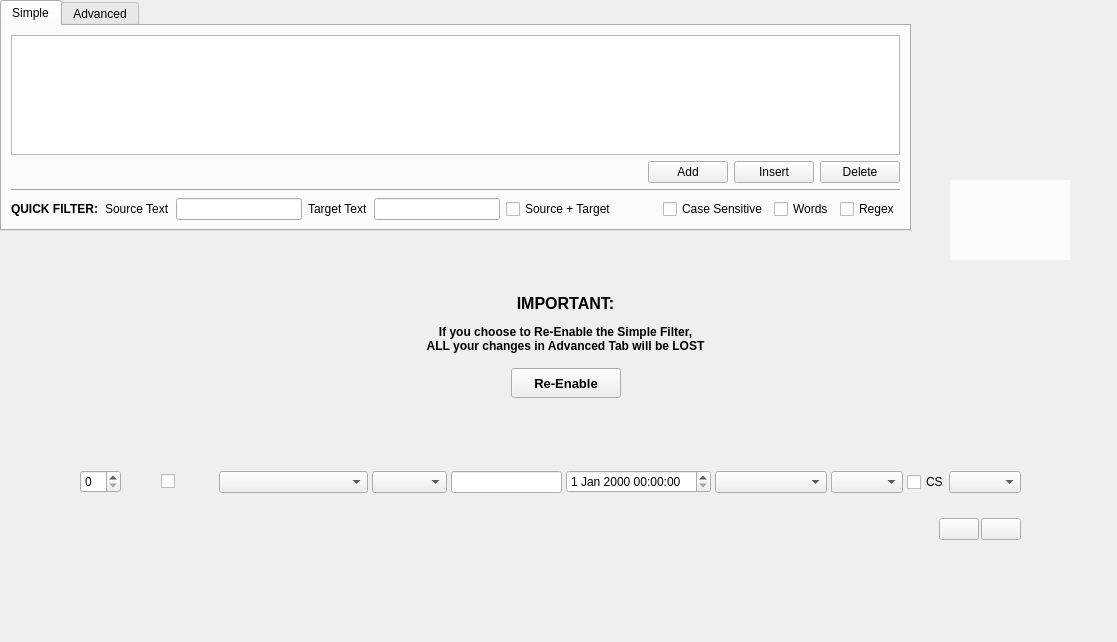
<?xml version="1.0" encoding="UTF-8"?>
<ui version="4.0">
 <class>EditSdltmFilter</class>
 <widget class="QWidget" name="EditSdltmFilter">
  <property name="geometry">
   <rect>
    <x>0</x>
    <y>0</y>
    <width>1117</width>
    <height>642</height>
   </rect>
  </property>
  <property name="sizePolicy">
   <sizepolicy hsizetype="Preferred" vsizetype="Preferred">
    <horstretch>3</horstretch>
    <verstretch>0</verstretch>
   </sizepolicy>
  </property>
  <property name="windowTitle">
   <string>Edit</string>
  </property>
  <widget class="QTabWidget" name="tabWidget">
   <property name="geometry">
    <rect>
     <x>0</x>
     <y>0</y>
     <width>911</width>
     <height>231</height>
    </rect>
   </property>
   <property name="currentIndex">
    <number>0</number>
   </property>
   <widget class="QWidget" name="tabSimple">
    <attribute name="title">
     <string>Simple</string>
    </attribute>
    <layout class="QGridLayout" name="gridLayout_3">
     <item row="3" column="0">
      <widget class="Line" name="line">
       <property name="orientation">
        <enum>Qt::Horizontal</enum>
       </property>
      </widget>
     </item>
     <item row="1" column="0">
      <widget class="QTableView" name="simpleFilterTable">
       <property name="alternatingRowColors">
        <bool>true</bool>
       </property>
       <property name="selectionMode">
        <enum>QAbstractItemView::SingleSelection</enum>
       </property>
       <property name="selectionBehavior">
        <enum>QAbstractItemView::SelectRows</enum>
       </property>
       <property name="wordWrap">
        <bool>false</bool>
       </property>
       <attribute name="verticalHeaderDefaultSectionSize">
        <number>24</number>
       </attribute>
      </widget>
     </item>
     <item row="4" column="0">
      <widget class="QWidget" name="widget_3" native="true">
       <property name="maximumSize">
        <size>
         <width>16777215</width>
         <height>24</height>
        </size>
       </property>
       <layout class="QHBoxLayout" name="horizontalLayout">
        <property name="leftMargin">
         <number>0</number>
        </property>
        <property name="topMargin">
         <number>0</number>
        </property>
        <property name="rightMargin">
         <number>0</number>
        </property>
        <property name="bottomMargin">
         <number>0</number>
        </property>
        <item>
         <widget class="QLabel" name="label_3">
          <property name="font">
           <font>
            <weight>75</weight>
            <bold>true</bold>
           </font>
          </property>
          <property name="text">
           <string>QUICK FILTER:</string>
          </property>
         </widget>
        </item>
        <item>
         <widget class="QLabel" name="quickSearchSourceTextLabel">
          <property name="text">
           <string>Source Text</string>
          </property>
         </widget>
        </item>
        <item>
         <widget class="QLineEdit" name="quickSearchSource">
          <property name="sizePolicy">
           <sizepolicy hsizetype="Expanding" vsizetype="Fixed">
            <horstretch>1</horstretch>
            <verstretch>0</verstretch>
           </sizepolicy>
          </property>
         </widget>
        </item>
        <item>
         <widget class="QLabel" name="quickSearchTargetLabel">
          <property name="text">
           <string>Target Text</string>
          </property>
         </widget>
        </item>
        <item>
         <widget class="QLineEdit" name="quickSearchTarget">
          <property name="sizePolicy">
           <sizepolicy hsizetype="Expanding" vsizetype="Fixed">
            <horstretch>1</horstretch>
            <verstretch>0</verstretch>
           </sizepolicy>
          </property>
         </widget>
        </item>
        <item>
         <widget class="QCheckBox" name="quickSearchSourceAndTarget">
          <property name="toolTip">
           <string>If checked, search in both Source and Target for the this text. If unchecked, you can specify what to search for in Source, and what to search for in Target.</string>
          </property>
          <property name="text">
           <string>Source + Target</string>
          </property>
         </widget>
        </item>
        <item>
         <spacer name="horizontalSpacer_5">
          <property name="orientation">
           <enum>Qt::Horizontal</enum>
          </property>
          <property name="sizeHint" stdset="0">
           <size>
            <width>40</width>
            <height>20</height>
           </size>
          </property>
         </spacer>
        </item>
        <item>
         <widget class="QCheckBox" name="quickSearchCaseSensitive">
          <property name="text">
           <string>Case Sensitive</string>
          </property>
         </widget>
        </item>
        <item>
         <widget class="QCheckBox" name="quickSearchWholeWordOnly">
          <property name="toolTip">
           <string>WholeWord Only</string>
          </property>
          <property name="text">
           <string>Words</string>
          </property>
         </widget>
        </item>
        <item>
         <widget class="QCheckBox" name="quickSearchRegex">
          <property name="toolTip">
           <string>Use Regular Expressions</string>
          </property>
          <property name="text">
           <string>Regex</string>
          </property>
         </widget>
        </item>
       </layout>
      </widget>
     </item>
     <item row="2" column="0">
      <widget class="QWidget" name="widget_2" native="true">
       <layout class="QHBoxLayout" name="horizontalLayout_6">
        <property name="leftMargin">
         <number>0</number>
        </property>
        <property name="topMargin">
         <number>0</number>
        </property>
        <property name="rightMargin">
         <number>0</number>
        </property>
        <property name="bottomMargin">
         <number>0</number>
        </property>
        <item>
         <spacer name="horizontalSpacer">
          <property name="orientation">
           <enum>Qt::Horizontal</enum>
          </property>
          <property name="sizeHint" stdset="0">
           <size>
            <width>40</width>
            <height>20</height>
           </size>
          </property>
         </spacer>
        </item>
        <item>
         <widget class="QPushButton" name="addSimpleFilterItem">
          <property name="text">
           <string>Add</string>
          </property>
          <property name="icon">
           <iconset resource="../../icons/icons.qrc">
            <normaloff>:/icons/add</normaloff>:/icons/add</iconset>
          </property>
         </widget>
        </item>
        <item>
         <widget class="QPushButton" name="insertSimpleFilterItem">
          <property name="text">
           <string>Insert</string>
          </property>
          <property name="icon">
           <iconset resource="../../icons/icons.qrc">
            <normaloff>:/icons/add</normaloff>:/icons/add</iconset>
          </property>
         </widget>
        </item>
        <item>
         <widget class="QPushButton" name="delSimpleFilterItem">
          <property name="text">
           <string>Delete</string>
          </property>
          <property name="icon">
           <iconset resource="../../icons/icons.qrc">
            <normaloff>:/icons/delete</normaloff>:/icons/delete</iconset>
          </property>
         </widget>
        </item>
       </layout>
      </widget>
     </item>
    </layout>
   </widget>
   <widget class="QWidget" name="tabAdvanced">
    <attribute name="title">
     <string>Advanced</string>
    </attribute>
    <layout class="QGridLayout" name="gridLayout_2">
     <item row="0" column="0">
      <widget class="SqlTextEdit" name="advancedEdit" native="true"/>
     </item>
    </layout>
   </widget>
  </widget>
  <widget class="QWidget" name="editCondition" native="true">
   <property name="geometry">
    <rect>
     <x>80</x>
     <y>460</y>
     <width>941</width>
     <height>91</height>
    </rect>
   </property>
   <layout class="QVBoxLayout" name="verticalLayout">
    <property name="spacing">
     <number>4</number>
    </property>
    <property name="leftMargin">
     <number>0</number>
    </property>
    <property name="topMargin">
     <number>0</number>
    </property>
    <property name="rightMargin">
     <number>0</number>
    </property>
    <property name="bottomMargin">
     <number>0</number>
    </property>
    <item>
     <widget class="QWidget" name="editConditionTop" native="true">
      <property name="sizePolicy">
       <sizepolicy hsizetype="Preferred" vsizetype="Preferred">
        <horstretch>0</horstretch>
        <verstretch>1</verstretch>
       </sizepolicy>
      </property>
      <layout class="QHBoxLayout" name="horizontalLayout_3">
       <property name="spacing">
        <number>0</number>
       </property>
       <property name="leftMargin">
        <number>0</number>
       </property>
       <property name="topMargin">
        <number>0</number>
       </property>
       <property name="rightMargin">
        <number>0</number>
       </property>
       <property name="bottomMargin">
        <number>0</number>
       </property>
       <item>
        <widget class="QSpinBox" name="indentSpin"/>
       </item>
       <item>
        <widget class="QWidget" name="widget" native="true">
         <layout class="QHBoxLayout" name="horizontalLayout_2">
          <property name="spacing">
           <number>4</number>
          </property>
          <property name="leftMargin">
           <number>0</number>
          </property>
          <property name="topMargin">
           <number>0</number>
          </property>
          <property name="rightMargin">
           <number>0</number>
          </property>
          <property name="bottomMargin">
           <number>0</number>
          </property>
          <item>
           <widget class="QWidget" name="notBoxWrapper" native="true">
            <layout class="QHBoxLayout" name="horizontalLayout_4">
             <property name="spacing">
              <number>0</number>
             </property>
             <property name="leftMargin">
              <number>0</number>
             </property>
             <property name="topMargin">
              <number>0</number>
             </property>
             <property name="rightMargin">
              <number>0</number>
             </property>
             <property name="bottomMargin">
              <number>0</number>
             </property>
             <item>
              <spacer name="horizontalSpacer_2">
               <property name="orientation">
                <enum>Qt::Horizontal</enum>
               </property>
               <property name="sizeHint" stdset="0">
                <size>
                 <width>40</width>
                 <height>20</height>
                </size>
               </property>
              </spacer>
             </item>
             <item>
              <widget class="QCheckBox" name="notBox">
               <property name="text">
                <string/>
               </property>
               <property name="autoExclusive">
                <bool>false</bool>
               </property>
              </widget>
             </item>
             <item>
              <spacer name="horizontalSpacer_3">
               <property name="orientation">
                <enum>Qt::Horizontal</enum>
               </property>
               <property name="sizeHint" stdset="0">
                <size>
                 <width>40</width>
                 <height>20</height>
                </size>
               </property>
              </spacer>
             </item>
            </layout>
           </widget>
          </item>
          <item>
           <widget class="QComboBox" name="fieldCombo">
            <property name="sizePolicy">
             <sizepolicy hsizetype="Preferred" vsizetype="Fixed">
              <horstretch>4</horstretch>
              <verstretch>0</verstretch>
             </sizepolicy>
            </property>
            <property name="minimumSize">
             <size>
              <width>0</width>
              <height>0</height>
             </size>
            </property>
           </widget>
          </item>
          <item>
           <widget class="QComboBox" name="operationCombo">
            <property name="sizePolicy">
             <sizepolicy hsizetype="Preferred" vsizetype="Fixed">
              <horstretch>2</horstretch>
              <verstretch>0</verstretch>
             </sizepolicy>
            </property>
            <property name="minimumSize">
             <size>
              <width>0</width>
              <height>0</height>
             </size>
            </property>
           </widget>
          </item>
          <item>
           <widget class="QLineEdit" name="textValue">
            <property name="sizePolicy">
             <sizepolicy hsizetype="Expanding" vsizetype="Fixed">
              <horstretch>3</horstretch>
              <verstretch>0</verstretch>
             </sizepolicy>
            </property>
           </widget>
          </item>
          <item>
           <widget class="QDateTimeEdit" name="dateValue">
            <property name="sizePolicy">
             <sizepolicy hsizetype="Minimum" vsizetype="Fixed">
              <horstretch>3</horstretch>
              <verstretch>0</verstretch>
             </sizepolicy>
            </property>
           </widget>
          </item>
          <item>
           <widget class="QComboBox" name="comboValue">
            <property name="sizePolicy">
             <sizepolicy hsizetype="Preferred" vsizetype="Fixed">
              <horstretch>3</horstretch>
              <verstretch>0</verstretch>
             </sizepolicy>
            </property>
           </widget>
          </item>
          <item>
           <widget class="QCheckList" name="comboCheckboxesValue"/>
          </item>
          <item>
           <widget class="QCheckBox" name="caseSensitive">
            <property name="sizePolicy">
             <sizepolicy hsizetype="Fixed" vsizetype="Fixed">
              <horstretch>0</horstretch>
              <verstretch>0</verstretch>
             </sizepolicy>
            </property>
            <property name="toolTip">
             <string>Case Sensive</string>
            </property>
            <property name="text">
             <string>CS</string>
            </property>
           </widget>
          </item>
         </layout>
        </widget>
       </item>
       <item>
        <widget class="QComboBox" name="andorCombo"/>
       </item>
      </layout>
     </widget>
    </item>
    <item>
     <widget class="QWidget" name="editConditionButtons" native="true">
      <property name="sizePolicy">
       <sizepolicy hsizetype="Preferred" vsizetype="Preferred">
        <horstretch>0</horstretch>
        <verstretch>1</verstretch>
       </sizepolicy>
      </property>
      <layout class="QHBoxLayout" name="horizontalLayout_5">
       <property name="spacing">
        <number>2</number>
       </property>
       <property name="leftMargin">
        <number>0</number>
       </property>
       <property name="topMargin">
        <number>0</number>
       </property>
       <property name="rightMargin">
        <number>0</number>
       </property>
       <property name="bottomMargin">
        <number>0</number>
       </property>
       <item>
        <spacer name="horizontalSpacer_4">
         <property name="orientation">
          <enum>Qt::Horizontal</enum>
         </property>
         <property name="sizeHint" stdset="0">
          <size>
           <width>40</width>
           <height>20</height>
          </size>
         </property>
        </spacer>
       </item>
       <item>
        <widget class="QPushButton" name="editFilterSave">
         <property name="minimumSize">
          <size>
           <width>36</width>
           <height>0</height>
          </size>
         </property>
         <property name="toolTip">
          <string>Save</string>
         </property>
         <property name="text">
          <string/>
         </property>
         <property name="icon">
          <iconset resource="../../icons/icons.qrc">
           <normaloff>:/icons/ok</normaloff>:/icons/ok</iconset>
         </property>
        </widget>
       </item>
       <item>
        <widget class="QPushButton" name="editFilterCancel">
         <property name="minimumSize">
          <size>
           <width>36</width>
           <height>0</height>
          </size>
         </property>
         <property name="toolTip">
          <string>Cancel</string>
         </property>
         <property name="text">
          <string/>
         </property>
         <property name="icon">
          <iconset resource="../../icons/icons.qrc">
           <normaloff>:/icons/cancel2</normaloff>:/icons/cancel2</iconset>
         </property>
        </widget>
       </item>
      </layout>
     </widget>
    </item>
   </layout>
  </widget>
  <widget class="QWidget" name="disabledBg" native="true">
   <property name="geometry">
    <rect>
     <x>950</x>
     <y>180</y>
     <width>120</width>
     <height>80</height>
    </rect>
   </property>
   <property name="styleSheet">
    <string notr="true">background-color: rgba(255, 255, 255, 196);</string>
   </property>
  </widget>
  <widget class="QWidget" name="reenableSimpleFilterGrid" native="true">
   <property name="geometry">
    <rect>
     <x>310</x>
     <y>270</y>
     <width>511</width>
     <height>161</height>
    </rect>
   </property>
   <layout class="QVBoxLayout" name="verticalLayout_2">
    <item>
     <spacer name="verticalSpacer">
      <property name="orientation">
       <enum>Qt::Vertical</enum>
      </property>
      <property name="sizeHint" stdset="0">
       <size>
        <width>20</width>
        <height>40</height>
       </size>
      </property>
     </spacer>
    </item>
    <item>
     <widget class="QLabel" name="label">
      <property name="text">
       <string>&lt;html&gt;&lt;head/&gt;&lt;body&gt;&lt;p align=&quot;center&quot;&gt;&lt;span style=&quot; font-size:12pt; font-weight:600;&quot;&gt;IMPORTANT:&lt;/span&gt;&lt;/p&gt;&lt;p align=&quot;center&quot;&gt;&lt;span style=&quot; font-weight:600;&quot;&gt;If you choose to Re-Enable the Simple Filter, &lt;br/&gt;ALL your changes in Advanced Tab will be LOST&lt;/span&gt;&lt;/p&gt;&lt;/body&gt;&lt;/html&gt;</string>
      </property>
     </widget>
    </item>
    <item>
     <widget class="QWidget" name="widget_5" native="true">
      <layout class="QHBoxLayout" name="horizontalLayout_7">
       <item>
        <spacer name="horizontalSpacer_6">
         <property name="orientation">
          <enum>Qt::Horizontal</enum>
         </property>
         <property name="sizeHint" stdset="0">
          <size>
           <width>40</width>
           <height>20</height>
          </size>
         </property>
        </spacer>
       </item>
       <item>
        <widget class="QPushButton" name="reenableSimpleFilter">
         <property name="minimumSize">
          <size>
           <width>110</width>
           <height>30</height>
          </size>
         </property>
         <property name="font">
          <font>
           <pointsize>10</pointsize>
           <weight>75</weight>
           <bold>true</bold>
          </font>
         </property>
         <property name="text">
          <string>Re-Enable</string>
         </property>
        </widget>
       </item>
       <item>
        <spacer name="horizontalSpacer_7">
         <property name="orientation">
          <enum>Qt::Horizontal</enum>
         </property>
         <property name="sizeHint" stdset="0">
          <size>
           <width>40</width>
           <height>20</height>
          </size>
         </property>
        </spacer>
       </item>
      </layout>
     </widget>
    </item>
    <item>
     <spacer name="verticalSpacer_2">
      <property name="orientation">
       <enum>Qt::Vertical</enum>
      </property>
      <property name="sizeHint" stdset="0">
       <size>
        <width>20</width>
        <height>40</height>
       </size>
      </property>
     </spacer>
    </item>
   </layout>
  </widget>
 </widget>
 <customwidgets>
  <customwidget>
   <class>QCheckList</class>
   <extends>QComboBox</extends>
   <header>qchecklist.h</header>
  </customwidget>
  <customwidget>
   <class>SqlTextEdit</class>
   <extends>QWidget</extends>
   <header>sqltextedit.h</header>
   <container>1</container>
  </customwidget>
 </customwidgets>
 <resources>
  <include location="../../icons/icons.qrc"/>
 </resources>
 <connections/>
</ui>
